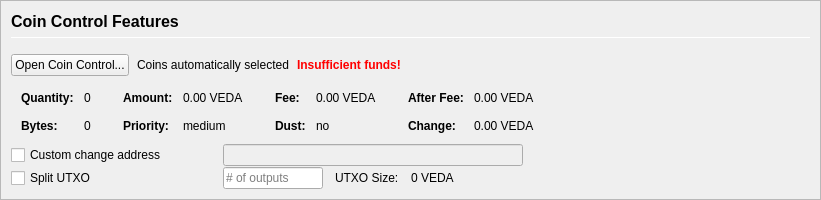
         <widget class="QFrame" name="frameCoinControl">
          <property name="sizePolicy">
           <sizepolicy hsizetype="Expanding" vsizetype="Expanding">
            <horstretch>0</horstretch>
            <verstretch>0</verstretch>
           </sizepolicy>
          </property>
          <property name="maximumSize">
           <size>
            <width>16777215</width>
            <height>16777215</height>
           </size>
          </property>
          <property name="frameShape">
           <enum>QFrame::StyledPanel</enum>
          </property>
          <property name="frameShadow">
           <enum>QFrame::Sunken</enum>
          </property>
          <layout class="QVBoxLayout" name="verticalLayoutCoinControl2">
           <property name="spacing">
            <number>0</number>
           </property>
           <property name="leftMargin">
            <number>0</number>
           </property>
           <property name="topMargin">
            <number>0</number>
           </property>
           <property name="rightMargin">
            <number>0</number>
           </property>
           <property name="bottomMargin">
            <number>0</number>
           </property>
           <item>
            <widget class="QFrame" name="frameCoinControl_BG">
             <layout class="QVBoxLayout" name="verticalLayoutCoinControl" stretch="0,0,0,0,0,0">
              <property name="spacing">
               <number>1</number>
              </property>
              <property name="leftMargin">
               <number>10</number>
              </property>
              <property name="topMargin">
               <number>10</number>
              </property>
              <item>
               <layout class="QHBoxLayout" name="horizontalLayoutCoinControl1">
                <property name="bottomMargin">
                 <number>15</number>
                </property>
                <item>
                 <layout class="QVBoxLayout" name="verticalLayout_3">
                  <property name="spacing">
                   <number>6</number>
                  </property>
                  <item>
                   <widget class="QLabel" name="labelCoinControlFeatures">
                    <property name="sizePolicy">
                     <sizepolicy hsizetype="Preferred" vsizetype="Maximum">
                      <horstretch>0</horstretch>
                      <verstretch>0</verstretch>
                     </sizepolicy>
                    </property>
                    <property name="minimumSize">
                     <size>
                      <width>0</width>
                      <height>20</height>
                     </size>
                    </property>
                    <property name="font">
                     <font>
                      <pointsize>12</pointsize>
                      <weight>75</weight>
                      <bold>true</bold>
                     </font>
                    </property>
                    <property name="styleSheet">
                     <string notr="true">font-weight:bold;</string>
                    </property>
                    <property name="text">
                     <string>Coin Control Features</string>
                    </property>
                   </widget>
                  </item>
                  <item>
                   <widget class="Line" name="line">
                    <property name="minimumSize">
                     <size>
                      <width>0</width>
                      <height>1</height>
                     </size>
                    </property>
                    <property name="maximumSize">
                     <size>
                      <width>16777215</width>
                      <height>1</height>
                     </size>
                    </property>
                    <property name="orientation">
                     <enum>Qt::Horizontal</enum>
                    </property>
                   </widget>
                  </item>
                 </layout>
                </item>
               </layout>
              </item>
              <item>
               <layout class="QHBoxLayout" name="horizontalLayoutCoinControl2" stretch="0,0,0,0">
                <property name="spacing">
                 <number>8</number>
                </property>
                <property name="bottomMargin">
                 <number>10</number>
                </property>
                <item>
                 <widget class="QPushButton" name="pushButtonCoinControl">
                  <property name="styleSheet">
                   <string notr="true"/>
                  </property>
                  <property name="text">
                   <string>Open Coin Control...</string>
                  </property>
                  <property name="autoDefault">
                   <bool>false</bool>
                  </property>
                 </widget>
                </item>
                <item>
                 <widget class="QLabel" name="labelCoinControlAutomaticallySelected">
                  <property name="text">
                   <string>Coins automatically selected</string>
                  </property>
                  <property name="margin">
                   <number>5</number>
                  </property>
                 </widget>
                </item>
                <item>
                 <widget class="QLabel" name="labelCoinControlInsuffFunds">
                  <property name="font">
                   <font>
                    <weight>75</weight>
                    <bold>true</bold>
                   </font>
                  </property>
                  <property name="styleSheet">
                   <string notr="true">color:red;font-weight:bold;</string>
                  </property>
                  <property name="text">
                   <string>Insufficient funds!</string>
                  </property>
                  <property name="margin">
                   <number>5</number>
                  </property>
                 </widget>
                </item>
                <item>
                 <spacer name="horizontalSpacerCoinControl">
                  <property name="orientation">
                   <enum>Qt::Horizontal</enum>
                  </property>
                  <property name="sizeHint" stdset="0">
                   <size>
                    <width>40</width>
                    <height>1</height>
                   </size>
                  </property>
                 </spacer>
                </item>
               </layout>
              </item>
              <item>
               <widget class="QWidget" name="widgetCoinControl" native="true">
                <property name="sizePolicy">
                 <sizepolicy hsizetype="Preferred" vsizetype="Preferred">
                  <horstretch>0</horstretch>
                  <verstretch>0</verstretch>
                 </sizepolicy>
                </property>
                <property name="minimumSize">
                 <size>
                  <width>0</width>
                  <height>0</height>
                 </size>
                </property>
                <property name="styleSheet">
                 <string notr="true"/>
                </property>
                <layout class="QHBoxLayout" name="horizontalLayoutCoinControl5">
                 <property name="leftMargin">
                  <number>0</number>
                 </property>
                 <property name="topMargin">
                  <number>0</number>
                 </property>
                 <property name="rightMargin">
                  <number>0</number>
                 </property>
                 <property name="bottomMargin">
                  <number>0</number>
                 </property>
                 <item>
                  <layout class="QHBoxLayout" name="horizontalLayoutCoinControl3" stretch="0,0,0,1">
                   <property name="spacing">
                    <number>20</number>
                   </property>
                   <property name="topMargin">
                    <number>0</number>
                   </property>
                   <property name="bottomMargin">
                    <number>10</number>
                   </property>
                   <item>
                    <layout class="QFormLayout" name="formLayoutCoinControl1">
                     <property name="horizontalSpacing">
                      <number>10</number>
                     </property>
                     <property name="verticalSpacing">
                      <number>14</number>
                     </property>
                     <property name="leftMargin">
                      <number>10</number>
                     </property>
                     <property name="topMargin">
                      <number>4</number>
                     </property>
                     <property name="rightMargin">
                      <number>6</number>
                     </property>
                     <item row="0" column="0">
                      <widget class="QLabel" name="labelCoinControlQuantityText">
                       <property name="font">
                        <font>
                         <weight>75</weight>
                         <bold>true</bold>
                        </font>
                       </property>
                       <property name="text">
                        <string>Quantity:</string>
                       </property>
                       <property name="margin">
                        <number>0</number>
                       </property>
                      </widget>
                     </item>
                     <item row="0" column="1">
                      <widget class="QLabel" name="labelCoinControlQuantity">
                       <property name="cursor">
                        <cursorShape>IBeamCursor</cursorShape>
                       </property>
                       <property name="contextMenuPolicy">
                        <enum>Qt::ActionsContextMenu</enum>
                       </property>
                       <property name="text">
                        <string notr="true">0</string>
                       </property>
                       <property name="margin">
                        <number>0</number>
                       </property>
                       <property name="textInteractionFlags">
                        <set>Qt::LinksAccessibleByMouse|Qt::TextSelectableByKeyboard|Qt::TextSelectableByMouse</set>
                       </property>
                      </widget>
                     </item>
                     <item row="1" column="0">
                      <widget class="QLabel" name="labelCoinControlBytesText">
                       <property name="font">
                        <font>
                         <weight>75</weight>
                         <bold>true</bold>
                        </font>
                       </property>
                       <property name="text">
                        <string>Bytes:</string>
                       </property>
                      </widget>
                     </item>
                     <item row="1" column="1">
                      <widget class="QLabel" name="labelCoinControlBytes">
                       <property name="cursor">
                        <cursorShape>IBeamCursor</cursorShape>
                       </property>
                       <property name="contextMenuPolicy">
                        <enum>Qt::ActionsContextMenu</enum>
                       </property>
                       <property name="text">
                        <string notr="true">0</string>
                       </property>
                       <property name="textInteractionFlags">
                        <set>Qt::LinksAccessibleByMouse|Qt::TextSelectableByKeyboard|Qt::TextSelectableByMouse</set>
                       </property>
                      </widget>
                     </item>
                    </layout>
                   </item>
                   <item>
                    <layout class="QFormLayout" name="formLayoutCoinControl2">
                     <property name="horizontalSpacing">
                      <number>10</number>
                     </property>
                     <property name="verticalSpacing">
                      <number>14</number>
                     </property>
                     <property name="leftMargin">
                      <number>6</number>
                     </property>
                     <property name="topMargin">
                      <number>4</number>
                     </property>
                     <property name="rightMargin">
                      <number>6</number>
                     </property>
                     <item row="0" column="0">
                      <widget class="QLabel" name="labelCoinControlAmountText">
                       <property name="font">
                        <font>
                         <weight>75</weight>
                         <bold>true</bold>
                        </font>
                       </property>
                       <property name="text">
                        <string>Amount:</string>
                       </property>
                       <property name="margin">
                        <number>0</number>
                       </property>
                      </widget>
                     </item>
                     <item row="0" column="1">
                      <widget class="QLabel" name="labelCoinControlAmount">
                       <property name="cursor">
                        <cursorShape>IBeamCursor</cursorShape>
                       </property>
                       <property name="contextMenuPolicy">
                        <enum>Qt::ActionsContextMenu</enum>
                       </property>
                       <property name="text">
                        <string notr="true">0.00 VEDA</string>
                       </property>
                       <property name="textInteractionFlags">
                        <set>Qt::LinksAccessibleByMouse|Qt::TextSelectableByKeyboard|Qt::TextSelectableByMouse</set>
                       </property>
                      </widget>
                     </item>
                     <item row="1" column="0">
                      <widget class="QLabel" name="labelCoinControlPriorityText">
                       <property name="font">
                        <font>
                         <weight>75</weight>
                         <bold>true</bold>
                        </font>
                       </property>
                       <property name="text">
                        <string>Priority:</string>
                       </property>
                      </widget>
                     </item>
                     <item row="1" column="1">
                      <widget class="QLabel" name="labelCoinControlPriority">
                       <property name="cursor">
                        <cursorShape>IBeamCursor</cursorShape>
                       </property>
                       <property name="contextMenuPolicy">
                        <enum>Qt::ActionsContextMenu</enum>
                       </property>
                       <property name="text">
                        <string>medium</string>
                       </property>
                       <property name="textInteractionFlags">
                        <set>Qt::LinksAccessibleByMouse|Qt::TextSelectableByKeyboard|Qt::TextSelectableByMouse</set>
                       </property>
                      </widget>
                     </item>
                    </layout>
                   </item>
                   <item>
                    <layout class="QFormLayout" name="formLayoutCoinControl3">
                     <property name="horizontalSpacing">
                      <number>10</number>
                     </property>
                     <property name="verticalSpacing">
                      <number>14</number>
                     </property>
                     <property name="leftMargin">
                      <number>6</number>
                     </property>
                     <property name="topMargin">
                      <number>4</number>
                     </property>
                     <property name="rightMargin">
                      <number>6</number>
                     </property>
                     <item row="0" column="0">
                      <widget class="QLabel" name="labelCoinControlFeeText">
                       <property name="font">
                        <font>
                         <weight>75</weight>
                         <bold>true</bold>
                        </font>
                       </property>
                       <property name="text">
                        <string>Fee:</string>
                       </property>
                       <property name="margin">
                        <number>0</number>
                       </property>
                      </widget>
                     </item>
                     <item row="0" column="1">
                      <widget class="QLabel" name="labelCoinControlFee">
                       <property name="cursor">
                        <cursorShape>IBeamCursor</cursorShape>
                       </property>
                       <property name="contextMenuPolicy">
                        <enum>Qt::ActionsContextMenu</enum>
                       </property>
                       <property name="text">
                        <string notr="true">0.00 VEDA</string>
                       </property>
                       <property name="textInteractionFlags">
                        <set>Qt::LinksAccessibleByMouse|Qt::TextSelectableByKeyboard|Qt::TextSelectableByMouse</set>
                       </property>
                      </widget>
                     </item>
                     <item row="1" column="0">
                      <widget class="QLabel" name="labelCoinControlLowOutputText">
                       <property name="font">
                        <font>
                         <weight>75</weight>
                         <bold>true</bold>
                        </font>
                       </property>
                       <property name="text">
                        <string>Dust:</string>
                       </property>
                      </widget>
                     </item>
                     <item row="1" column="1">
                      <widget class="QLabel" name="labelCoinControlLowOutput">
                       <property name="cursor">
                        <cursorShape>IBeamCursor</cursorShape>
                       </property>
                       <property name="contextMenuPolicy">
                        <enum>Qt::ActionsContextMenu</enum>
                       </property>
                       <property name="text">
                        <string>no</string>
                       </property>
                       <property name="textInteractionFlags">
                        <set>Qt::LinksAccessibleByMouse|Qt::TextSelectableByKeyboard|Qt::TextSelectableByMouse</set>
                       </property>
                      </widget>
                     </item>
                    </layout>
                   </item>
                   <item>
                    <layout class="QFormLayout" name="formLayoutCoinControl4">
                     <property name="horizontalSpacing">
                      <number>10</number>
                     </property>
                     <property name="verticalSpacing">
                      <number>14</number>
                     </property>
                     <property name="leftMargin">
                      <number>6</number>
                     </property>
                     <property name="topMargin">
                      <number>4</number>
                     </property>
                     <property name="rightMargin">
                      <number>6</number>
                     </property>
                     <item row="0" column="0">
                      <widget class="QLabel" name="labelCoinControlAfterFeeText">
                       <property name="font">
                        <font>
                         <weight>75</weight>
                         <bold>true</bold>
                        </font>
                       </property>
                       <property name="text">
                        <string>After Fee:</string>
                       </property>
                       <property name="margin">
                        <number>0</number>
                       </property>
                      </widget>
                     </item>
                     <item row="0" column="1">
                      <widget class="QLabel" name="labelCoinControlAfterFee">
                       <property name="cursor">
                        <cursorShape>IBeamCursor</cursorShape>
                       </property>
                       <property name="contextMenuPolicy">
                        <enum>Qt::ActionsContextMenu</enum>
                       </property>
                       <property name="text">
                        <string notr="true">0.00 VEDA</string>
                       </property>
                       <property name="textInteractionFlags">
                        <set>Qt::LinksAccessibleByMouse|Qt::TextSelectableByKeyboard|Qt::TextSelectableByMouse</set>
                       </property>
                      </widget>
                     </item>
                     <item row="1" column="0">
                      <widget class="QLabel" name="labelCoinControlChangeText">
                       <property name="font">
                        <font>
                         <weight>75</weight>
                         <bold>true</bold>
                        </font>
                       </property>
                       <property name="text">
                        <string>Change:</string>
                       </property>
                      </widget>
                     </item>
                     <item row="1" column="1">
                      <widget class="QLabel" name="labelCoinControlChange">
                       <property name="cursor">
                        <cursorShape>IBeamCursor</cursorShape>
                       </property>
                       <property name="contextMenuPolicy">
                        <enum>Qt::ActionsContextMenu</enum>
                       </property>
                       <property name="text">
                        <string notr="true">0.00 VEDA</string>
                       </property>
                       <property name="textInteractionFlags">
                        <set>Qt::LinksAccessibleByMouse|Qt::TextSelectableByKeyboard|Qt::TextSelectableByMouse</set>
                       </property>
                      </widget>
                     </item>
                    </layout>
                   </item>
                  </layout>
                 </item>
                </layout>
               </widget>
              </item>
              <item>
               <layout class="QHBoxLayout" name="horizontalLayoutCoinControl4">
                <property name="spacing">
                 <number>12</number>
                </property>
                <property name="sizeConstraint">
                 <enum>QLayout::SetDefaultConstraint</enum>
                </property>
                <property name="topMargin">
                 <number>0</number>
                </property>
                <property name="rightMargin">
                 <number>0</number>
                </property>
                <item>
                 <widget class="QCheckBox" name="checkBoxCoinControlChange">
                  <property name="sizePolicy">
                   <sizepolicy hsizetype="Preferred" vsizetype="Preferred">
                    <horstretch>0</horstretch>
                    <verstretch>0</verstretch>
                   </sizepolicy>
                  </property>
                  <property name="minimumSize">
                   <size>
                    <width>200</width>
                    <height>0</height>
                   </size>
                  </property>
                  <property name="maximumSize">
                   <size>
                    <width>200</width>
                    <height>16777215</height>
                   </size>
                  </property>
                  <property name="toolTip">
                   <string>If this is activated, but the change address is empty or invalid, change will be sent to a newly generated address.</string>
                  </property>
                  <property name="text">
                   <string>Custom change address</string>
                  </property>
                 </widget>
                </item>
                <item>
                 <widget class="QValidatedLineEdit" name="lineEditCoinControlChange">
                  <property name="enabled">
                   <bool>false</bool>
                  </property>
                  <property name="sizePolicy">
                   <sizepolicy hsizetype="Preferred" vsizetype="Preferred">
                    <horstretch>0</horstretch>
                    <verstretch>0</verstretch>
                   </sizepolicy>
                  </property>
                  <property name="minimumSize">
                   <size>
                    <width>300</width>
                    <height>0</height>
                   </size>
                  </property>
                 </widget>
                </item>
                <item>
                 <widget class="QLabel" name="labelCoinControlChangeLabel">
                  <property name="sizePolicy">
                   <sizepolicy hsizetype="Preferred" vsizetype="Preferred">
                    <horstretch>0</horstretch>
                    <verstretch>0</verstretch>
                   </sizepolicy>
                  </property>
                  <property name="minimumSize">
                   <size>
                    <width>100</width>
                    <height>0</height>
                   </size>
                  </property>
                  <property name="text">
                   <string/>
                  </property>
                  <property name="margin">
                   <number>3</number>
                  </property>
                 </widget>
                </item>
               </layout>
              </item>
              <item>
               <layout class="QHBoxLayout" name="horizontalLayoutCoinControl6">
                <property name="spacing">
                 <number>12</number>
                </property>
                <property name="rightMargin">
                 <number>0</number>
                </property>
                <item>
                 <widget class="QCheckBox" name="splitBlockCheckBox">
                  <property name="sizePolicy">
                   <sizepolicy hsizetype="Preferred" vsizetype="Preferred">
                    <horstretch>0</horstretch>
                    <verstretch>0</verstretch>
                   </sizepolicy>
                  </property>
                  <property name="minimumSize">
                   <size>
                    <width>200</width>
                    <height>0</height>
                   </size>
                  </property>
                  <property name="maximumSize">
                   <size>
                    <width>200</width>
                    <height>16777215</height>
                   </size>
                  </property>
                  <property name="text">
                   <string>Split UTXO</string>
                  </property>
                 </widget>
                </item>
                <item>
                 <widget class="QLineEdit" name="splitBlockLineEdit">
                  <property name="sizePolicy">
                   <sizepolicy hsizetype="Preferred" vsizetype="Preferred">
                    <horstretch>50</horstretch>
                    <verstretch>0</verstretch>
                   </sizepolicy>
                  </property>
                  <property name="minimumSize">
                   <size>
                    <width>100</width>
                    <height>0</height>
                   </size>
                  </property>
                  <property name="maximumSize">
                   <size>
                    <width>100</width>
                    <height>16777215</height>
                   </size>
                  </property>
                  <property name="placeholderText">
                   <string># of outputs</string>
                  </property>
                 </widget>
                </item>
                <item>
                 <widget class="QLabel" name="labelBlockSizeText">
                  <property name="text">
                   <string>UTXO Size:</string>
                  </property>
                 </widget>
                </item>
                <item>
                 <widget class="QLabel" name="labelBlockSize">
                  <property name="text">
                   <string>0 VEDA</string>
                  </property>
                 </widget>
                </item>
                <item>
                 <spacer name="horizontalSpacer_7">
                  <property name="orientation">
                   <enum>Qt::Horizontal</enum>
                  </property>
                  <property name="sizeHint" stdset="0">
                   <size>
                    <width>40</width>
                    <height>20</height>
                   </size>
                  </property>
                 </spacer>
                </item>
               </layout>
              </item>
              <item>
               <spacer name="verticalSpacerCoinControl">
                <property name="orientation">
                 <enum>Qt::Vertical</enum>
                </property>
                <property name="sizeHint" stdset="0">
                 <size>
                  <width>800</width>
                  <height>1</height>
                 </size>
                </property>
               </spacer>
              </item>
             </layout>
            </widget>
           </item>
          </layout>
         </widget>
